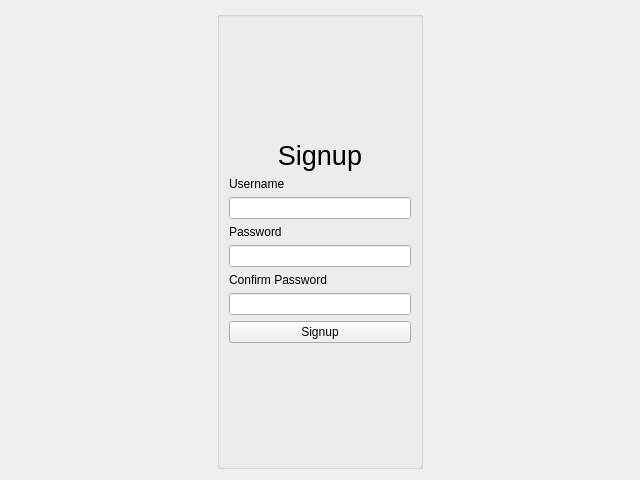
<?xml version="1.0" encoding="UTF-8"?>
<ui version="4.0">
 <class>SignupPage</class>
 <widget class="QWidget" name="SignupPage">
  <property name="geometry">
   <rect>
    <x>0</x>
    <y>0</y>
    <width>640</width>
    <height>480</height>
   </rect>
  </property>
  <property name="windowTitle">
   <string>Form</string>
  </property>
  <layout class="QHBoxLayout" name="horizontalLayout">
   <item>
    <spacer name="horizontalSpacer">
     <property name="orientation">
      <enum>Qt::Horizontal</enum>
     </property>
     <property name="sizeHint" stdset="0">
      <size>
       <width>40</width>
       <height>20</height>
      </size>
     </property>
    </spacer>
   </item>
   <item>
    <widget class="QGroupBox" name="groupBox">
     <property name="title">
      <string/>
     </property>
     <layout class="QVBoxLayout" name="verticalLayout">
      <item>
       <spacer name="verticalSpacer">
        <property name="orientation">
         <enum>Qt::Vertical</enum>
        </property>
        <property name="sizeHint" stdset="0">
         <size>
          <width>20</width>
          <height>40</height>
         </size>
        </property>
       </spacer>
      </item>
      <item>
       <widget class="QLabel" name="label">
        <property name="font">
         <font>
          <pointsize>20</pointsize>
         </font>
        </property>
        <property name="text">
         <string>Signup</string>
        </property>
        <property name="alignment">
         <set>Qt::AlignCenter</set>
        </property>
       </widget>
      </item>
      <item>
       <widget class="QLabel" name="labelUsername">
        <property name="text">
         <string>Username</string>
        </property>
       </widget>
      </item>
      <item>
       <widget class="QLineEdit" name="usernameLineEdit"/>
      </item>
      <item>
       <widget class="QLabel" name="labelPassword">
        <property name="text">
         <string>Password</string>
        </property>
       </widget>
      </item>
      <item>
       <widget class="QLineEdit" name="passwordLineEdit">
        <property name="echoMode">
         <enum>QLineEdit::Password</enum>
        </property>
       </widget>
      </item>
      <item>
       <widget class="QLabel" name="labelConfirmPassword">
        <property name="text">
         <string>Confirm Password</string>
        </property>
       </widget>
      </item>
      <item>
       <widget class="QLineEdit" name="confirmPasswordLineEdit">
        <property name="echoMode">
         <enum>QLineEdit::Password</enum>
        </property>
       </widget>
      </item>
      <item>
       <widget class="QPushButton" name="pushSignupButton">
        <property name="text">
         <string>Signup</string>
        </property>
       </widget>
      </item>
      <item>
       <spacer name="verticalSpacer_2">
        <property name="orientation">
         <enum>Qt::Vertical</enum>
        </property>
        <property name="sizeHint" stdset="0">
         <size>
          <width>20</width>
          <height>40</height>
         </size>
        </property>
       </spacer>
      </item>
     </layout>
    </widget>
   </item>
   <item>
    <spacer name="horizontalSpacer_2">
     <property name="orientation">
      <enum>Qt::Horizontal</enum>
     </property>
     <property name="sizeHint" stdset="0">
      <size>
       <width>40</width>
       <height>20</height>
      </size>
     </property>
    </spacer>
   </item>
  </layout>
 </widget>
 <resources/>
 <connections/>
</ui>
